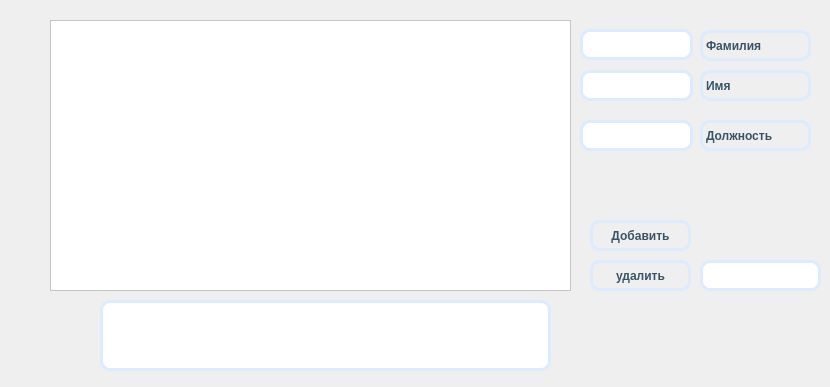
<?xml version="1.0" encoding="UTF-8"?>
<ui version="4.0">
 <class>Workers</class>
 <widget class="QWidget" name="Workers">
  <property name="geometry">
   <rect>
    <x>0</x>
    <y>0</y>
    <width>830</width>
    <height>387</height>
   </rect>
  </property>
  <property name="windowTitle">
   <string>Form</string>
  </property>
  <widget class="QTableView" name="tableView">
   <property name="geometry">
    <rect>
     <x>50</x>
     <y>20</y>
     <width>521</width>
     <height>271</height>
    </rect>
   </property>
   <property name="palette">
    <palette>
     <active>
      <colorrole role="WindowText">
       <brush brushstyle="SolidPattern">
        <color alpha="255">
         <red>255</red>
         <green>255</green>
         <blue>255</blue>
        </color>
       </brush>
      </colorrole>
      <colorrole role="Button">
       <brush brushstyle="SolidPattern">
        <color alpha="255">
         <red>255</red>
         <green>255</green>
         <blue>255</blue>
        </color>
       </brush>
      </colorrole>
      <colorrole role="Light">
       <brush brushstyle="SolidPattern">
        <color alpha="255">
         <red>255</red>
         <green>255</green>
         <blue>255</blue>
        </color>
       </brush>
      </colorrole>
      <colorrole role="Midlight">
       <brush brushstyle="SolidPattern">
        <color alpha="255">
         <red>255</red>
         <green>255</green>
         <blue>255</blue>
        </color>
       </brush>
      </colorrole>
      <colorrole role="Dark">
       <brush brushstyle="SolidPattern">
        <color alpha="255">
         <red>127</red>
         <green>127</green>
         <blue>127</blue>
        </color>
       </brush>
      </colorrole>
      <colorrole role="Mid">
       <brush brushstyle="SolidPattern">
        <color alpha="255">
         <red>170</red>
         <green>170</green>
         <blue>170</blue>
        </color>
       </brush>
      </colorrole>
      <colorrole role="Text">
       <brush brushstyle="SolidPattern">
        <color alpha="255">
         <red>0</red>
         <green>0</green>
         <blue>0</blue>
        </color>
       </brush>
      </colorrole>
      <colorrole role="BrightText">
       <brush brushstyle="SolidPattern">
        <color alpha="255">
         <red>255</red>
         <green>255</green>
         <blue>255</blue>
        </color>
       </brush>
      </colorrole>
      <colorrole role="ButtonText">
       <brush brushstyle="SolidPattern">
        <color alpha="255">
         <red>0</red>
         <green>0</green>
         <blue>0</blue>
        </color>
       </brush>
      </colorrole>
      <colorrole role="Base">
       <brush brushstyle="SolidPattern">
        <color alpha="255">
         <red>255</red>
         <green>255</green>
         <blue>255</blue>
        </color>
       </brush>
      </colorrole>
      <colorrole role="Window">
       <brush brushstyle="SolidPattern">
        <color alpha="255">
         <red>255</red>
         <green>255</green>
         <blue>255</blue>
        </color>
       </brush>
      </colorrole>
      <colorrole role="Shadow">
       <brush brushstyle="SolidPattern">
        <color alpha="255">
         <red>0</red>
         <green>0</green>
         <blue>0</blue>
        </color>
       </brush>
      </colorrole>
      <colorrole role="AlternateBase">
       <brush brushstyle="SolidPattern">
        <color alpha="255">
         <red>255</red>
         <green>255</green>
         <blue>255</blue>
        </color>
       </brush>
      </colorrole>
      <colorrole role="ToolTipBase">
       <brush brushstyle="SolidPattern">
        <color alpha="255">
         <red>255</red>
         <green>255</green>
         <blue>220</blue>
        </color>
       </brush>
      </colorrole>
      <colorrole role="ToolTipText">
       <brush brushstyle="SolidPattern">
        <color alpha="255">
         <red>0</red>
         <green>0</green>
         <blue>0</blue>
        </color>
       </brush>
      </colorrole>
      <colorrole role="PlaceholderText">
       <brush brushstyle="SolidPattern">
        <color alpha="127">
         <red>0</red>
         <green>0</green>
         <blue>0</blue>
        </color>
       </brush>
      </colorrole>
      <colorrole role="Accent">
       <brush brushstyle="SolidPattern">
        <color alpha="255">
         <red>255</red>
         <green>255</green>
         <blue>255</blue>
        </color>
       </brush>
      </colorrole>
     </active>
     <inactive>
      <colorrole role="WindowText">
       <brush brushstyle="SolidPattern">
        <color alpha="255">
         <red>255</red>
         <green>255</green>
         <blue>255</blue>
        </color>
       </brush>
      </colorrole>
      <colorrole role="Button">
       <brush brushstyle="SolidPattern">
        <color alpha="255">
         <red>255</red>
         <green>255</green>
         <blue>255</blue>
        </color>
       </brush>
      </colorrole>
      <colorrole role="Light">
       <brush brushstyle="SolidPattern">
        <color alpha="255">
         <red>255</red>
         <green>255</green>
         <blue>255</blue>
        </color>
       </brush>
      </colorrole>
      <colorrole role="Midlight">
       <brush brushstyle="SolidPattern">
        <color alpha="255">
         <red>255</red>
         <green>255</green>
         <blue>255</blue>
        </color>
       </brush>
      </colorrole>
      <colorrole role="Dark">
       <brush brushstyle="SolidPattern">
        <color alpha="255">
         <red>127</red>
         <green>127</green>
         <blue>127</blue>
        </color>
       </brush>
      </colorrole>
      <colorrole role="Mid">
       <brush brushstyle="SolidPattern">
        <color alpha="255">
         <red>170</red>
         <green>170</green>
         <blue>170</blue>
        </color>
       </brush>
      </colorrole>
      <colorrole role="Text">
       <brush brushstyle="SolidPattern">
        <color alpha="255">
         <red>0</red>
         <green>0</green>
         <blue>0</blue>
        </color>
       </brush>
      </colorrole>
      <colorrole role="BrightText">
       <brush brushstyle="SolidPattern">
        <color alpha="255">
         <red>255</red>
         <green>255</green>
         <blue>255</blue>
        </color>
       </brush>
      </colorrole>
      <colorrole role="ButtonText">
       <brush brushstyle="SolidPattern">
        <color alpha="255">
         <red>0</red>
         <green>0</green>
         <blue>0</blue>
        </color>
       </brush>
      </colorrole>
      <colorrole role="Base">
       <brush brushstyle="SolidPattern">
        <color alpha="255">
         <red>255</red>
         <green>255</green>
         <blue>255</blue>
        </color>
       </brush>
      </colorrole>
      <colorrole role="Window">
       <brush brushstyle="SolidPattern">
        <color alpha="255">
         <red>255</red>
         <green>255</green>
         <blue>255</blue>
        </color>
       </brush>
      </colorrole>
      <colorrole role="Shadow">
       <brush brushstyle="SolidPattern">
        <color alpha="255">
         <red>0</red>
         <green>0</green>
         <blue>0</blue>
        </color>
       </brush>
      </colorrole>
      <colorrole role="AlternateBase">
       <brush brushstyle="SolidPattern">
        <color alpha="255">
         <red>255</red>
         <green>255</green>
         <blue>255</blue>
        </color>
       </brush>
      </colorrole>
      <colorrole role="ToolTipBase">
       <brush brushstyle="SolidPattern">
        <color alpha="255">
         <red>255</red>
         <green>255</green>
         <blue>220</blue>
        </color>
       </brush>
      </colorrole>
      <colorrole role="ToolTipText">
       <brush brushstyle="SolidPattern">
        <color alpha="255">
         <red>0</red>
         <green>0</green>
         <blue>0</blue>
        </color>
       </brush>
      </colorrole>
      <colorrole role="PlaceholderText">
       <brush brushstyle="SolidPattern">
        <color alpha="127">
         <red>0</red>
         <green>0</green>
         <blue>0</blue>
        </color>
       </brush>
      </colorrole>
      <colorrole role="Accent">
       <brush brushstyle="SolidPattern">
        <color alpha="255">
         <red>255</red>
         <green>255</green>
         <blue>255</blue>
        </color>
       </brush>
      </colorrole>
     </inactive>
     <disabled>
      <colorrole role="WindowText">
       <brush brushstyle="SolidPattern">
        <color alpha="255">
         <red>127</red>
         <green>127</green>
         <blue>127</blue>
        </color>
       </brush>
      </colorrole>
      <colorrole role="Button">
       <brush brushstyle="SolidPattern">
        <color alpha="255">
         <red>255</red>
         <green>255</green>
         <blue>255</blue>
        </color>
       </brush>
      </colorrole>
      <colorrole role="Light">
       <brush brushstyle="SolidPattern">
        <color alpha="255">
         <red>255</red>
         <green>255</green>
         <blue>255</blue>
        </color>
       </brush>
      </colorrole>
      <colorrole role="Midlight">
       <brush brushstyle="SolidPattern">
        <color alpha="255">
         <red>255</red>
         <green>255</green>
         <blue>255</blue>
        </color>
       </brush>
      </colorrole>
      <colorrole role="Dark">
       <brush brushstyle="SolidPattern">
        <color alpha="255">
         <red>127</red>
         <green>127</green>
         <blue>127</blue>
        </color>
       </brush>
      </colorrole>
      <colorrole role="Mid">
       <brush brushstyle="SolidPattern">
        <color alpha="255">
         <red>170</red>
         <green>170</green>
         <blue>170</blue>
        </color>
       </brush>
      </colorrole>
      <colorrole role="Text">
       <brush brushstyle="SolidPattern">
        <color alpha="255">
         <red>127</red>
         <green>127</green>
         <blue>127</blue>
        </color>
       </brush>
      </colorrole>
      <colorrole role="BrightText">
       <brush brushstyle="SolidPattern">
        <color alpha="255">
         <red>255</red>
         <green>255</green>
         <blue>255</blue>
        </color>
       </brush>
      </colorrole>
      <colorrole role="ButtonText">
       <brush brushstyle="SolidPattern">
        <color alpha="255">
         <red>127</red>
         <green>127</green>
         <blue>127</blue>
        </color>
       </brush>
      </colorrole>
      <colorrole role="Base">
       <brush brushstyle="SolidPattern">
        <color alpha="255">
         <red>255</red>
         <green>255</green>
         <blue>255</blue>
        </color>
       </brush>
      </colorrole>
      <colorrole role="Window">
       <brush brushstyle="SolidPattern">
        <color alpha="255">
         <red>255</red>
         <green>255</green>
         <blue>255</blue>
        </color>
       </brush>
      </colorrole>
      <colorrole role="Shadow">
       <brush brushstyle="SolidPattern">
        <color alpha="255">
         <red>0</red>
         <green>0</green>
         <blue>0</blue>
        </color>
       </brush>
      </colorrole>
      <colorrole role="AlternateBase">
       <brush brushstyle="SolidPattern">
        <color alpha="255">
         <red>255</red>
         <green>255</green>
         <blue>255</blue>
        </color>
       </brush>
      </colorrole>
      <colorrole role="ToolTipBase">
       <brush brushstyle="SolidPattern">
        <color alpha="255">
         <red>255</red>
         <green>255</green>
         <blue>220</blue>
        </color>
       </brush>
      </colorrole>
      <colorrole role="ToolTipText">
       <brush brushstyle="SolidPattern">
        <color alpha="255">
         <red>0</red>
         <green>0</green>
         <blue>0</blue>
        </color>
       </brush>
      </colorrole>
      <colorrole role="PlaceholderText">
       <brush brushstyle="SolidPattern">
        <color alpha="127">
         <red>127</red>
         <green>127</green>
         <blue>127</blue>
        </color>
       </brush>
      </colorrole>
      <colorrole role="Accent">
       <brush brushstyle="SolidPattern">
        <color alpha="255">
         <red>255</red>
         <green>255</green>
         <blue>255</blue>
        </color>
       </brush>
      </colorrole>
     </disabled>
    </palette>
   </property>
   <property name="styleSheet">
    <string notr="true">QTableWidget {
    border: 1px solid #CCCCCC;
    border-radius: 5px;
    background-color: #F9F9F9;
    gridline-color: #E0E0E0;
    font: 14px &quot;Arial&quot;;
}

QHeaderView::section {
    background-color: #DDDDDD;
    color: #333333;
    padding: 5px;
    border: 1px solid #CCCCCC;
    font: bold 14px &quot;Arial&quot;;
}

QTableWidget::item {
    padding: 5px;
    border: none;
}

QTableWidget::item:selected {
    background-color: #337AB7;
    color: #FFFFFF;
}

QTableWidget QScrollBar:vertical {
    border: none;
    background: #F0F0F0;
    width: 10px;
    margin: 0px 0px 0px 0px;
}

QTableWidget QScrollBar::handle:vertical {
    background: #CCCCCC;
    min-height: 20px;
}

QTableWidget QScrollBar::add-line:vertical,
QTableWidget QScrollBar::sub-line:vertical {
    border: none;
    background: none;
    height: 0px;
    width: 0px;
}
</string>
   </property>
  </widget>
  <widget class="QLineEdit" name="lineEdit_lastName">
   <property name="geometry">
    <rect>
     <x>580</x>
     <y>29</y>
     <width>113</width>
     <height>31</height>
    </rect>
   </property>
   <property name="styleSheet">
    <string notr="true">font: 10pt &quot;Comfortaa&quot;;
font: bold;
color:  rgb(56, 84, 102);
border:3px solid #DDEBFF;
border-radius: 10px;</string>
   </property>
  </widget>
  <widget class="QLineEdit" name="lineEdit_firstName">
   <property name="geometry">
    <rect>
     <x>580</x>
     <y>70</y>
     <width>113</width>
     <height>31</height>
    </rect>
   </property>
   <property name="styleSheet">
    <string notr="true">font: 10pt &quot;Comfortaa&quot;;
font: bold;
color:  rgb(56, 84, 102);
border:3px solid #DDEBFF;
border-radius: 10px;</string>
   </property>
  </widget>
  <widget class="QLineEdit" name="lineEdit_position">
   <property name="geometry">
    <rect>
     <x>580</x>
     <y>120</y>
     <width>113</width>
     <height>31</height>
    </rect>
   </property>
   <property name="styleSheet">
    <string notr="true">font: 10pt &quot;Comfortaa&quot;;
font: bold;
color:  rgb(56, 84, 102);
border:3px solid #DDEBFF;
border-radius: 10px;</string>
   </property>
  </widget>
  <widget class="QPushButton" name="pushButton_add">
   <property name="geometry">
    <rect>
     <x>590</x>
     <y>220</y>
     <width>101</width>
     <height>31</height>
    </rect>
   </property>
   <property name="styleSheet">
    <string notr="true">font: 10pt &quot;Comfortaa&quot;;
font: bold;
color:  rgb(56, 84, 102);
border:3px solid #DDEBFF;
border-radius: 10px;</string>
   </property>
   <property name="text">
    <string>Добавить</string>
   </property>
  </widget>
  <widget class="QLabel" name="label">
   <property name="geometry">
    <rect>
     <x>700</x>
     <y>70</y>
     <width>111</width>
     <height>31</height>
    </rect>
   </property>
   <property name="styleSheet">
    <string notr="true">font: 10pt &quot;Comfortaa&quot;;
font: bold;
color:  rgb(56, 84, 102);
border:3px solid #DDEBFF;
border-radius: 10px;</string>
   </property>
   <property name="text">
    <string>Имя</string>
   </property>
  </widget>
  <widget class="QLabel" name="label_2">
   <property name="geometry">
    <rect>
     <x>700</x>
     <y>30</y>
     <width>111</width>
     <height>31</height>
    </rect>
   </property>
   <property name="styleSheet">
    <string notr="true">font: 10pt &quot;Comfortaa&quot;;
font: bold;
color:  rgb(56, 84, 102);
border:3px solid #DDEBFF;
border-radius: 10px;</string>
   </property>
   <property name="text">
    <string>Фамилия</string>
   </property>
  </widget>
  <widget class="QLabel" name="label_4">
   <property name="geometry">
    <rect>
     <x>700</x>
     <y>120</y>
     <width>111</width>
     <height>31</height>
    </rect>
   </property>
   <property name="styleSheet">
    <string notr="true">font: 10pt &quot;Comfortaa&quot;;
font: bold;
color:  rgb(56, 84, 102);
border:3px solid #DDEBFF;
border-radius: 10px;</string>
   </property>
   <property name="text">
    <string>Должность</string>
   </property>
  </widget>
  <widget class="QPushButton" name="pushButton_delete">
   <property name="geometry">
    <rect>
     <x>590</x>
     <y>260</y>
     <width>101</width>
     <height>31</height>
    </rect>
   </property>
   <property name="styleSheet">
    <string notr="true">font: 10pt &quot;Comfortaa&quot;;
font: bold;
color:  rgb(56, 84, 102);
border:3px solid #DDEBFF;
border-radius: 10px;</string>
   </property>
   <property name="text">
    <string>удалить</string>
   </property>
  </widget>
  <widget class="QLineEdit" name="lineEdit_idToDelete">
   <property name="geometry">
    <rect>
     <x>700</x>
     <y>260</y>
     <width>121</width>
     <height>31</height>
    </rect>
   </property>
   <property name="styleSheet">
    <string notr="true">font: 10pt &quot;Comfortaa&quot;;
font: bold;
color:  rgb(56, 84, 102);
border:3px solid #DDEBFF;
border-radius: 10px;</string>
   </property>
  </widget>
  <widget class="QLineEdit" name="lineEdit_message">
   <property name="geometry">
    <rect>
     <x>100</x>
     <y>300</y>
     <width>451</width>
     <height>71</height>
    </rect>
   </property>
   <property name="styleSheet">
    <string notr="true">font: 10pt &quot;Comfortaa&quot;;
font: bold;
color:  rgb(56, 84, 102);
border:3px solid #DDEBFF;
border-radius: 10px;</string>
   </property>
  </widget>
 </widget>
 <resources/>
 <connections/>
</ui>
